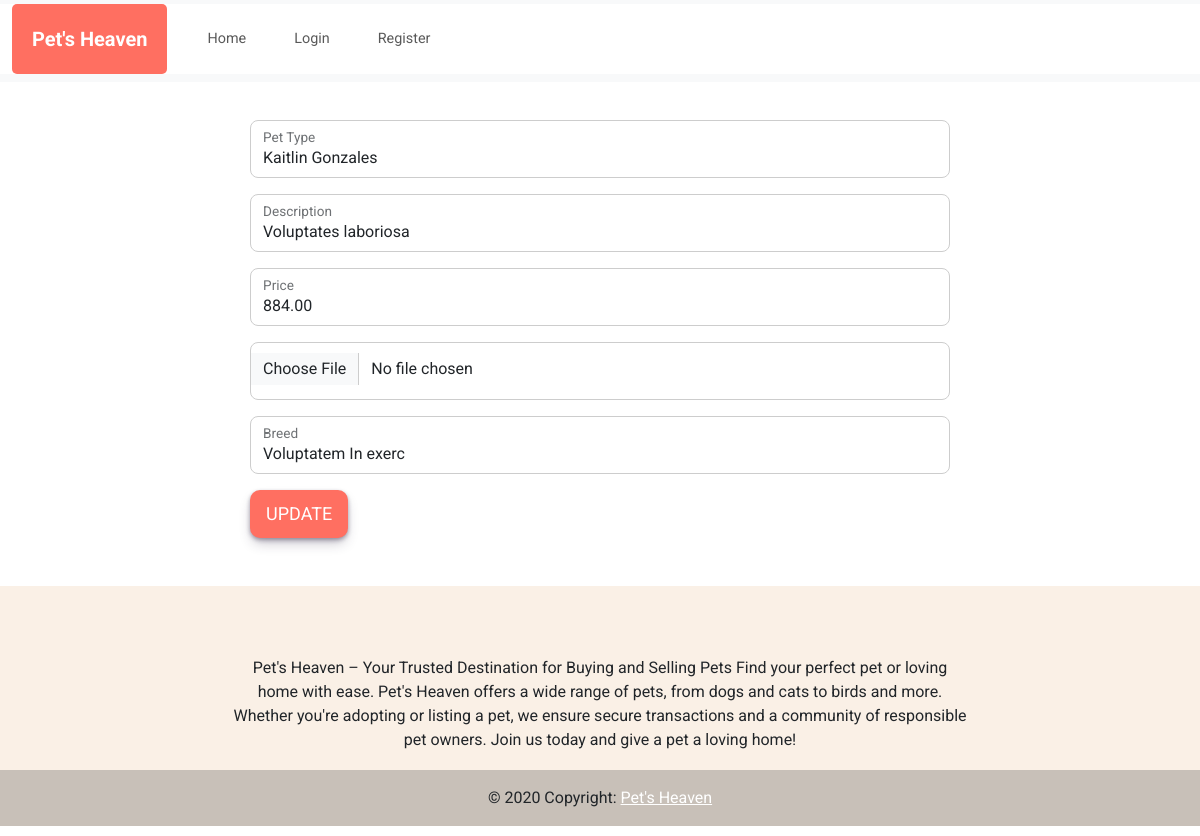
The app's page /admin/edit-pets.php?petID=57, older data.
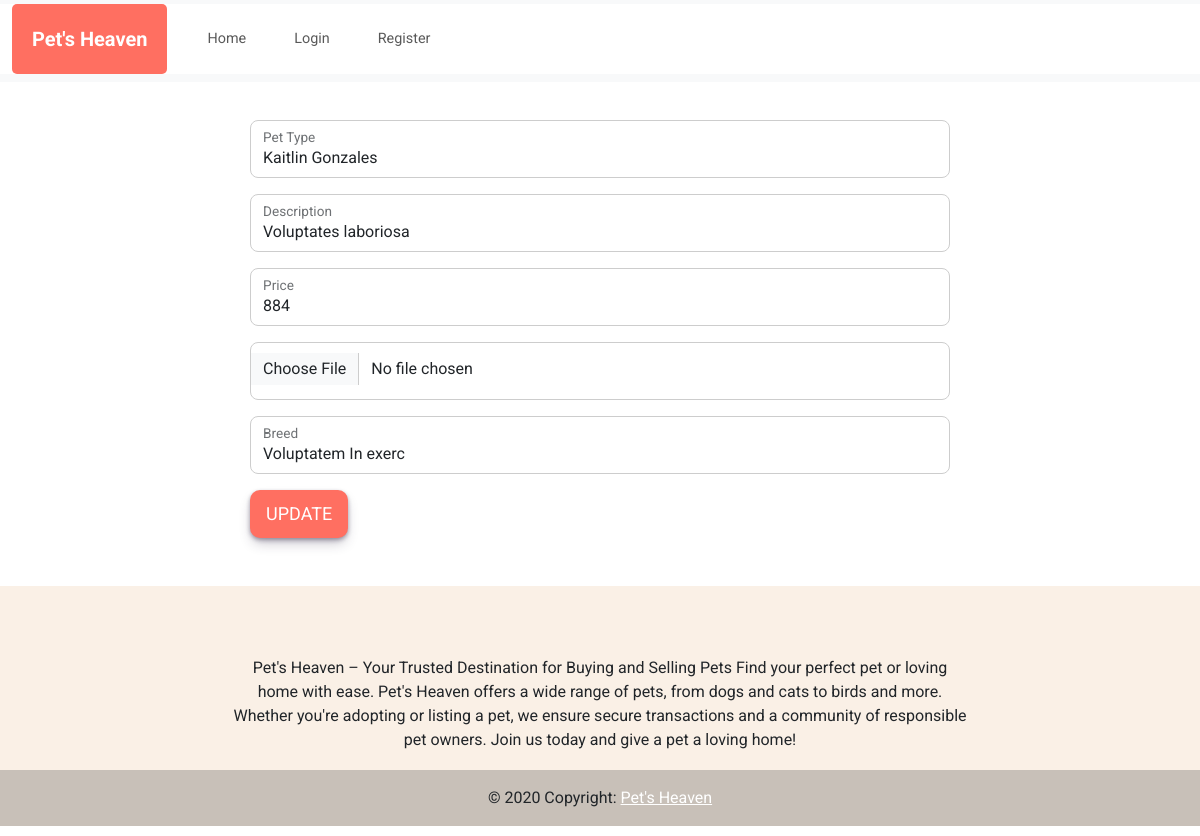
The same page, newer data.
### tables this page shows
CREATE TABLE `tblpets` (
  `petID` int(11) NOT NULL,
  `sellerId` int(11) NOT NULL,
  `petType` varchar(255) NOT NULL,
  `description` text NOT NULL,
  `price` decimal(10,0) NOT NULL,
  `image` varchar(255) DEFAULT NULL,
  `createdAt` datetime DEFAULT current_timestamp(),
  `breed` varchar(255) DEFAULT NULL,
  `status` enum('available','sold','blocked') NOT NULL DEFAULT 'available',
  `updatedAt` datetime DEFAULT current_timestamp() ON UPDATE current_timestamp()
);

### admin/edit-pets.php (the view, shortened to what this page needs)
<?php
require_once '../db.php';
$petID = $_GET['petID'];
?>
<!doctype html>
<html lang="en">
<head>
    <link href="https://cdn.jsdelivr.net/npm/bootstrap@5.3.3/dist/css/bootstrap.min.css" rel="stylesheet"
>
    <link rel="stylesheet" href="https://cdnjs.cloudflare.com/ajax/libs/font-awesome/5.15.3/css/all.min.css">
    <link rel="stylesheet" href="./assets/css/index.css">
</head>
<body>
    <?php require_once '../nav.php';  ?>
    <div class="container mt-5">
        <?php
        $select = "SELECT * FROM tblpets WHERE petID='$petID'";
        $run = mysqli_query($db, $select);
        while ($data = mysqli_fetch_assoc($run)) { ?>
            <div class="container mt-5 div-form">
                <form action="" method="post" enctype="multipart/form-data">
                    <div class="form-floating mb-3">
                        <input type="text" name="petType" value="<?php echo $data['petType'] ?>" class="form-control"
                            id="floatingInputUsername" placeholder="Pet Type" required
                            style="border: none; border: 1px solid #cdcdcd; border-radius:8px;width:700px;">
                        <label for="floatingInputUsername">Pet Type</label>
                    </div>
                    <div class="form-floating mb-3">
                        <input type="text" name="description" value="<?php echo $data['description'] ?>"
                            class="form-control" id="floatingInputDescription" placeholder="Description" required
                            style="border: none; border: 1px solid #cdcdcd; border-radius:8px;width:700px;">
                        <label for="floatingInputDescription">Description</label>
                    </div>
                    <div class="form-floating mb-3">
                        <input type="number" name="price" value="<?php echo $data['price'] ?>" class="form-control"
                            id="floatingInputPrice" placeholder="Price" required
                            style="border: none; border: 1px solid #cdcdcd; border-radius:8px;width:700px;">
                        <label for="floatingInputPrice">Price</label>
                    </div>
                    <div class="form-floating mb-3">
                        <input type="file" name="image" class="form-control pt-3" id="floatingInputImage"
                          style="border: none; border: 1px solid #cdcdcd; border-radius:8px;width:700px;"
                            accept="image/*">
                    </div>
                    <div class="form-floating mb-3">
                        <input type="text" name="breed" value="<?php echo $data['breed'] ?>" class="form-control"
                            id="floatingInputBreed" placeholder="Breed" required
                            style="border: none; border: 1px solid #cdcdcd; border-radius:8px;width:700px;">
                        <label for="floatingInputBreed">Breed</label>
                    </div>
                    <div class="mb-0">
                        <button type="submit" name="update-btn" class="button-30 "
                        style="background: #FF6F61;border-radius: 10px;">UPDATE</button>
                    </div>
                </form>
            </div>
        <?php } ?>
    </div>
    <?php require_once '../footer.php';  ?>
</body>
</html>

Row changes from the older to the newer data that the page shows:
changed tblpets "Kaitlin Gonzales": price "884.00" → "884"
